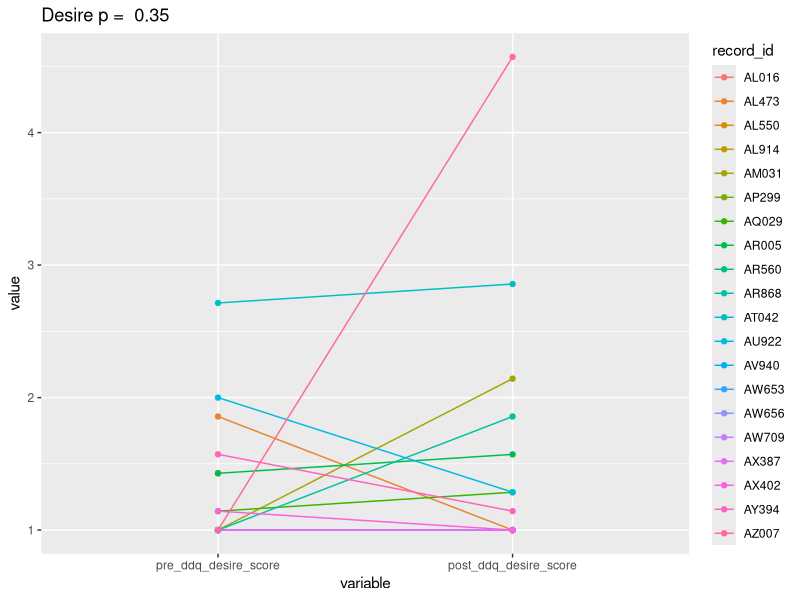
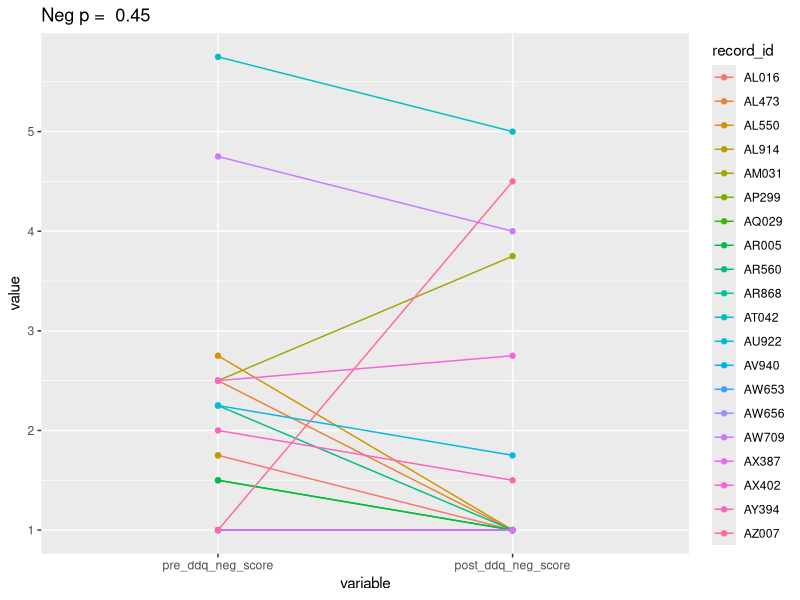
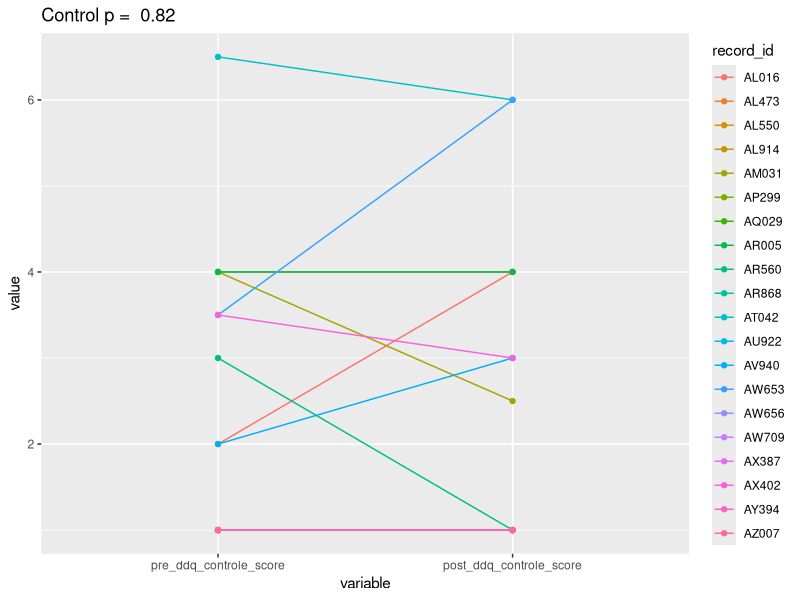
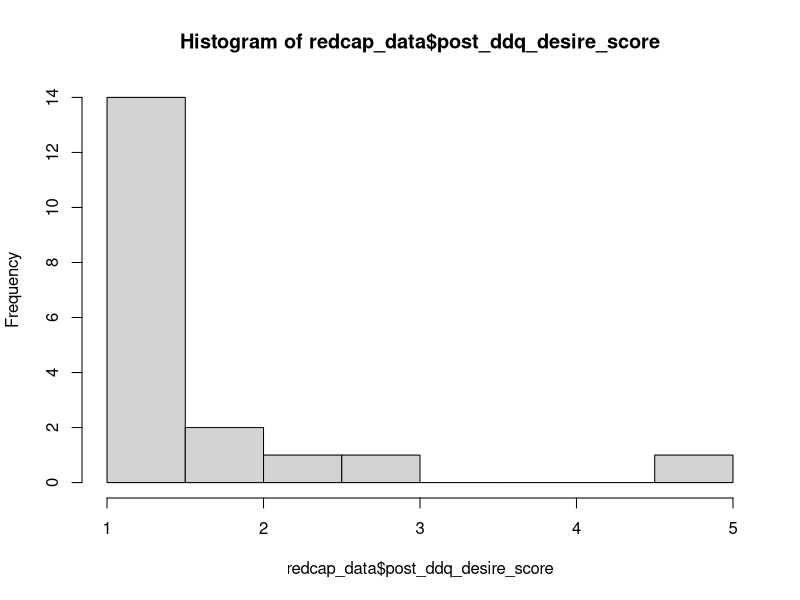
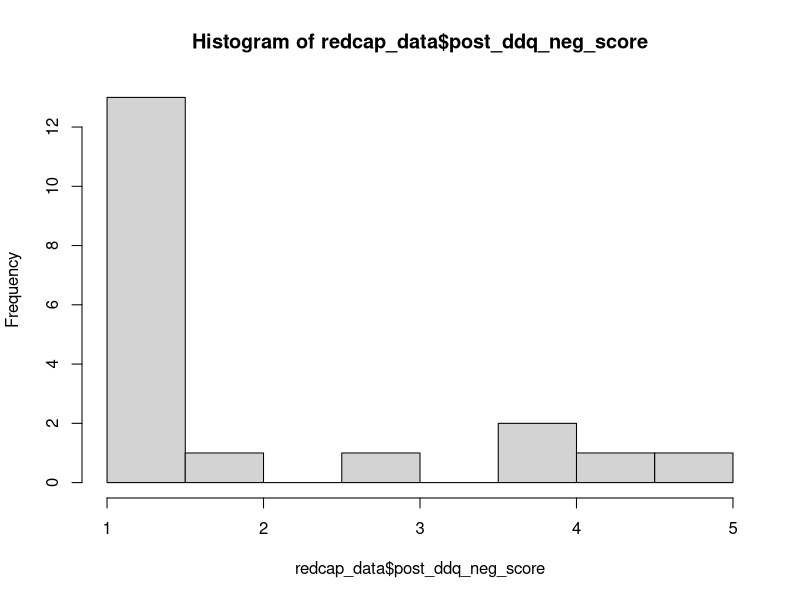
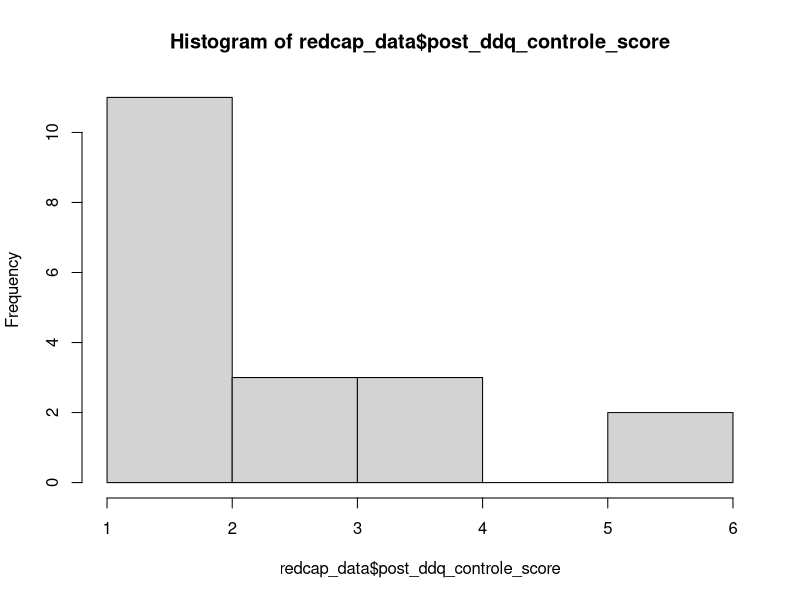

Write the R code that produced these figures, in order.


subjects_to_keep <- c("AL016", "AL473", "AL550", "AL914", "AM031", "AP299",
                      "AQ029", "AR005", "AR560", "AR868", "AT042", "AU922", "AV940", "AW653", "AW656",
                      "AW709", "AX387", "AX402", "AY394", "AZ007")


redcap_data <- read.csv('cue_rating_REDCAP_data.csv')

redcap_data <- redcap_data[redcap_data$record_id %in% subjects_to_keep,]
write.csv(redcap_data, 'cue_rating_REDCAP_data-filtered.csv', row.names = FALSE)


library(ggplot2)
library(reshape2)
t_result <- t.test(redcap_data$pre_ddq_desire_score, redcap_data$post_ddq_desire_score, paired = TRUE)
desire <- melt(redcap_data[, c('record_id', 'pre_ddq_desire_score', 'post_ddq_desire_score')])
p <- ggplot(desire) + geom_line(aes(x = variable, y = value, group = record_id, color = record_id)) +
  ggtitle(paste('Desire p = ', round(t_result$p.value, digits = 2))) + geom_point(aes(x = variable, y = value, group = record_id, color = record_id))
ggsave('desire.png', p)



t_result <- t.test(redcap_data$pre_ddq_neg_score, redcap_data$post_ddq_neg_score, paired = TRUE)
desire <- melt(redcap_data[, c('record_id', 'pre_ddq_neg_score', 'post_ddq_neg_score')])
p <- ggplot(desire) + geom_line(aes(x = variable, y = value, group = record_id, color = record_id)) +
  ggtitle(paste('Neg p = ', round(t_result$p.value, digits = 2))) + geom_point(aes(x = variable, y = value, group = record_id, color = record_id))
ggsave('neg.png', p)





t_result <- t.test(redcap_data$pre_ddq_controle_score, redcap_data$post_ddq_controle_score, paired = TRUE)
desire <- melt(redcap_data[, c('record_id', 'pre_ddq_controle_score', 'post_ddq_controle_score')])
p <- ggplot(desire) + geom_line(aes(x = variable, y = value, group = record_id, color = record_id)) +
  ggtitle(paste('Control p = ', round(t_result$p.value, digits = 2))) + geom_point(aes(x = variable, y = value, group = record_id, color = record_id))
ggsave('control.png', p)


png('post_desire.png')
hist(redcap_data$post_ddq_desire_score)
dev.off()

png('post_neg.png')
hist(redcap_data$post_ddq_neg_score)
dev.off()


png('post_control.png')
hist(redcap_data$post_ddq_controle_score)
dev.off()



